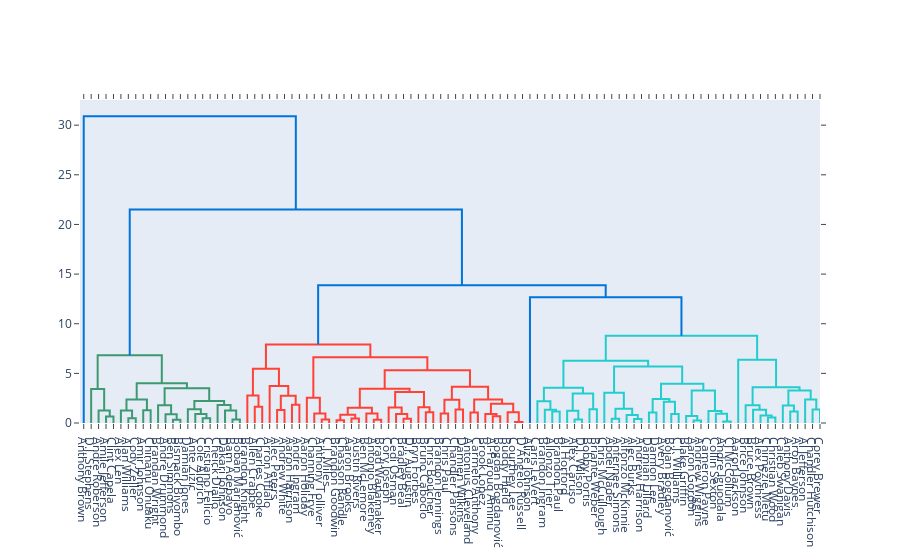

Notebook cell for this chart:
### Code cell
X = df.drop(columns='player').values
y = df.player.values
fig = create_dendrogram(X[:100,], labels=y[:100], color_threshold=10)
fig.show()

### Figure 1 — Plotly figure (JSON) as saved in the notebook; plotly's stock layout.template omitted (floating-point values rounded to 4 significant figures)
{"data": [{"hoverinfo": "text", "marker": {"color": "rgb(61,153,112)"}, "mode": "lines", "type": "scatter", "x": [35, 35, 45, 45], "xaxis": "x", "y": [0, 0.6513, 0.6513, 0], "yaxis": "y"}, {"hoverinfo": "text", "marker": {"color": "rgb(61,153,112)"}, "mode": "lines", "type": "scatter", "x": [25, 25, 40, 40], "xaxis": "x", "y": [0, 1.258, 1.258, 0.6513], "yaxis": "y"}, {"hoverinfo": "text", "marker": {"color": "rgb(61,153,112)"}, "mode": "lines", "type": "scatter", "x": [15, 15, 32.5, 32.5], "xaxis": "x", "y": [0, 3.428, 3.428, 1.258], "yaxis": "y"}, {"hoverinfo": "text", "marker": {"color": "rgb(61,153,112)"}, "mode": "lines", "type": "scatter", "x": [65, 65, 75, 75], "xaxis": "x", "y": [0, 0.4879, 0.4879, 0], "yaxis": "y"}, {"hoverinfo": "text", "marker": {"color": "rgb(61,153,112)"}, "mode": "lines", "type": "scatter", "x": [55, 55, 70, 70], "xaxis": "x", "y": [0, 1.249, 1.249, 0.4879], "yaxis": "y"}, {"hoverinfo": "text", "marker": {"color": "rgb(61,153,112)"}, "mode": "lines", "type": "scatter", "x": [85, 85, 95, 95], "xaxis": "x", "y": [0, 1.28, 1.28, 0], "yaxis": "y"}, {"hoverinfo": "text", "marker": {"color": "rgb(61,153,112)"}, "mode": "lines", "type": "scatter", "x": [62.5, 62.5, 90, 90], "xaxis": "x", "y": [1.249, 2.359, 2.359, 1.28], "yaxis": "y"}, {"hoverinfo": "text", "marker": {"color": "rgb(61,153,112)"}, "mode": "lines", "type": "scatter", "x": [125, 125, 135, 135], "xaxis": "x", "y": [0, 0.3229, 0.3229, 0], "yaxis": "y"}, {"hoverinfo": "text", "marker": {"color": "rgb(61,153,112)"}, "mode": "lines", "type": "scatter", "x": [115, 115, 130, 130], "xaxis": "x", "y": [0, 0.8712, 0.8712, 0.3229], "yaxis": "y"}, {"hoverinfo": "text", "marker": {"color": "rgb(61,153,112)"}, "mode": "lines", "type": "scatter", "x": [105, 105, 122.5, 122.5], "xaxis": "x", "y": [0, 1.79, 1.79, 0.8712], "yaxis": "y"}, {"hoverinfo": "text", "marker": {"color": "rgb(61,153,112)"}, "mode": "lines", "type": "scatter", "x": [165, 165, 175, 175], "xaxis": "x", "y": [0, 0.4716, 0.4716, 0], "yaxis": "y"}, {"hoverinfo": "text", "marker": {"color": "rgb(61,153,112)"}, "mode": "lines", "type": "scatter", "x": [155, 155, 170, 170], "xaxis": "x", "y": [0, 0.904, 0.904, 0.4716], "yaxis": "y"}, {"hoverinfo": "text", "marker": {"color": "rgb(61,153,112)"}, "mode": "lines", "type": "scatter", "x": [145, 145, 162.5, 162.5], "xaxis": "x", "y": [0, 1.385, 1.385, 0.904], "yaxis": "y"}, {"hoverinfo": "text", "marker": {"color": "rgb(61,153,112)"}, "mode": "lines", "type": "scatter", "x": [205, 205, 215, 215], "xaxis": "x", "y": [0, 0.3526, 0.3526, 0], "yaxis": "y"}, {"hoverinfo": "text", "marker": {"color": "rgb(61,153,112)"}, "mode": "lines", "type": "scatter", "x": [195, 195, 210, 210], "xaxis": "x", "y": [0, 1.263, 1.263, 0.3526], "yaxis": "y"}, {"hoverinfo": "text", "marker": {"color": "rgb(61,153,112)"}, "mode": "lines", "type": "scatter", "x": [185, 185, 202.5, 202.5], "xaxis": "x", "y": [0, 1.806, 1.806, 1.263], "yaxis": "y"}, {"hoverinfo": "text", "marker": {"color": "rgb(61,153,112)"}, "mode": "lines", "type": "scatter", "x": [153.8, 153.8, 193.8, 193.8], "xaxis": "x", "y": [1.385, 2.212, 2.212, 1.806], "yaxis": "y"}, {"hoverinfo": "text", "marker": {"color": "rgb(61,153,112)"}, "mode": "lines", "type": "scatter", "x": [113.8, 113.8, 173.8, 173.8], "xaxis": "x", "y": [1.79, 3.505, 3.505, 2.212], "yaxis": "y"}, {"hoverinfo": "text", "marker": {"color": "rgb(61,153,112)"}, "mode": "lines", "type": "scatter", "x": [76.25, 76.25, 143.8, 143.8], "xaxis": "x", "y": [2.359, 3.999, 3.999, 3.505], "yaxis": "y"}, {"hoverinfo": "text", "marker": {"color": "rgb(61,153,112)"}, "mode": "lines", "type": "scatter", "x": [23.75, 23.75, 110, 110], "xaxis": "x", "y": [3.428, 6.814, 6.814, 3.999], "yaxis": "y"}, {"hoverinfo": "text", "marker": {"color": "rgb(255,65,54)"}, "mode": "lines", "type": "scatter", "x": [235, 235, 245, 245], "xaxis": "x", "y": [0, 1.632, 1.632, 0], "yaxis": "y"}, {"hoverinfo": "text", "marker": {"color": "rgb(255,65,54)"}, "mode": "lines", "type": "scatter", "x": [225, 225, 240, 240], "xaxis": "x", "y": [0, 2.771, 2.771, 1.632], "yaxis": "y"}, {"hoverinfo": "text", "marker": {"color": "rgb(255,65,54)"}, "mode": "lines", "type": "scatter", "x": [265, 265, 275, 275], "xaxis": "x", "y": [0, 1.308, 1.308, 0], "yaxis": "y"}, {"hoverinfo": "text", "marker": {"color": "rgb(255,65,54)"}, "mode": "lines", "type": "scatter", "x": [285, 285, 295, 295], "xaxis": "x", "y": [0, 1.833, 1.833, 0], "yaxis": "y"}, {"hoverinfo": "text", "marker": {"color": "rgb(255,65,54)"}, "mode": "lines", "type": "scatter", "x": [270, 270, 290, 290], "xaxis": "x", "y": [1.308, 2.751, 2.751, 1.833], "yaxis": "y"}, {"hoverinfo": "text", "marker": {"color": "rgb(255,65,54)"}, "mode": "lines", "type": "scatter", "x": [255, 255, 280, 280], "xaxis": "x", "y": [0, 3.729, 3.729, 2.751], "yaxis": "y"}, {"hoverinfo": "text", "marker": {"color": "rgb(255,65,54)"}, "mode": "lines", "type": "scatter", "x": [232.5, 232.5, 267.5, 267.5], "xaxis": "x", "y": [2.771, 5.467, 5.467, 3.729], "yaxis": "y"}, {"hoverinfo": "text", "marker": {"color": "rgb(255,65,54)"}, "mode": "lines", "type": "scatter", "x": [325, 325, 335, 335], "xaxis": "x", "y": [0, 0.3526, 0.3526, 0], "yaxis": "y"}, {"hoverinfo": "text", "marker": {"color": "rgb(255,65,54)"}, "mode": "lines", "type": "scatter", "x": [315, 315, 330, 330], "xaxis": "x", "y": [0, 0.9654, 0.9654, 0.3526], "yaxis": "y"}, {"hoverinfo": "text", "marker": {"color": "rgb(255,65,54)"}, "mode": "lines", "type": "scatter", "x": [305, 305, 322.5, 322.5], "xaxis": "x", "y": [0, 2.554, 2.554, 0.9654], "yaxis": "y"}, {"hoverinfo": "text", "marker": {"color": "rgb(255,65,54)"}, "mode": "lines", "type": "scatter", "x": [345, 345, 355, 355], "xaxis": "x", "y": [0, 0.2789, 0.2789, 0], "yaxis": "y"}, {"hoverinfo": "text", "marker": {"color": "rgb(255,65,54)"}, "mode": "lines", "type": "scatter", "x": [365, 365, 375, 375], "xaxis": "x", "y": [0, 0.4548, 0.4548, 0], "yaxis": "y"}, {"hoverinfo": "text", "marker": {"color": "rgb(255,65,54)"}, "mode": "lines", "type": "scatter", "x": [350, 350, 370, 370], "xaxis": "x", "y": [0.2789, 0.835, 0.835, 0.4548], "yaxis": "y"}, {"hoverinfo": "text", "marker": {"color": "rgb(255,65,54)"}, "mode": "lines", "type": "scatter", "x": [395, 395, 405, 405], "xaxis": "x", "y": [0, 0.3235, 0.3235, 0], "yaxis": "y"}, {"hoverinfo": "text", "marker": {"color": "rgb(255,65,54)"}, "mode": "lines", "type": "scatter", "x": [385, 385, 400, 400], "xaxis": "x", "y": [0, 0.9467, 0.9467, 0.3235], "yaxis": "y"}, {"hoverinfo": "text", "marker": {"color": "rgb(255,65,54)"}, "mode": "lines", "type": "scatter", "x": [360, 360, 392.5, 392.5], "xaxis": "x", "y": [0.835, 1.527, 1.527, 0.9467], "yaxis": "y"}, {"hoverinfo": "text", "marker": {"color": "rgb(255,65,54)"}, "mode": "lines", "type": "scatter", "x": [435, 435, 445, 445], "xaxis": "x", "y": [0, 0.4206, 0.4206, 0], "yaxis": "y"}, {"hoverinfo": "text", "marker": {"color": "rgb(255,65,54)"}, "mode": "lines", "type": "scatter", "x": [425, 425, 440, 440], "xaxis": "x", "y": [0, 0.911, 0.911, 0.4206], "yaxis": "y"}, {"hoverinfo": "text", "marker": {"color": "rgb(255,65,54)"}, "mode": "lines", "type": "scatter", "x": [415, 415, 432.5, 432.5], "xaxis": "x", "y": [0, 1.56, 1.56, 0.911], "yaxis": "y"}, {"hoverinfo": "text", "marker": {"color": "rgb(255,65,54)"}, "mode": "lines", "type": "scatter", "x": [465, 465, 475, 475], "xaxis": "x", "y": [0, 1.082, 1.082, 0], "yaxis": "y"}, {"hoverinfo": "text", "marker": {"color": "rgb(255,65,54)"}, "mode": "lines", "type": "scatter", "x": [455, 455, 470, 470], "xaxis": "x", "y": [0, 1.576, 1.576, 1.082], "yaxis": "y"}, {"hoverinfo": "text", "marker": {"color": "rgb(255,65,54)"}, "mode": "lines", "type": "scatter", "x": [423.8, 423.8, 462.5, 462.5], "xaxis": "x", "y": [1.56, 3.113, 3.113, 1.576], "yaxis": "y"}, {"hoverinfo": "text", "marker": {"color": "rgb(255,65,54)"}, "mode": "lines", "type": "scatter", "x": [376.2, 376.2, 443.1, 443.1], "xaxis": "x", "y": [1.527, 3.437, 3.437, 3.113], "yaxis": "y"}, {"hoverinfo": "text", "marker": {"color": "rgb(255,65,54)"}, "mode": "lines", "type": "scatter", "x": [485, 485, 495, 495], "xaxis": "x", "y": [0, 0.9462, 0.9462, 0], "yaxis": "y"}, {"hoverinfo": "text", "marker": {"color": "rgb(255,65,54)"}, "mode": "lines", "type": "scatter", "x": [505, 505, 515, 515], "xaxis": "x", "y": [0, 1.362, 1.362, 0], "yaxis": "y"}, {"hoverinfo": "text", "marker": {"color": "rgb(255,65,54)"}, "mode": "lines", "type": "scatter", "x": [490, 490, 510, 510], "xaxis": "x", "y": [0.9462, 2.337, 2.337, 1.362], "yaxis": "y"}, {"hoverinfo": "text", "marker": {"color": "rgb(255,65,54)"}, "mode": "lines", "type": "scatter", "x": [525, 525, 535, 535], "xaxis": "x", "y": [0, 1.049, 1.049, 0], "yaxis": "y"}, {"hoverinfo": "text", "marker": {"color": "rgb(255,65,54)"}, "mode": "lines", "type": "scatter", "x": [555, 555, 565, 565], "xaxis": "x", "y": [0, 0.6811, 0.6811, 0], "yaxis": "y"}, {"hoverinfo": "text", "marker": {"color": "rgb(255,65,54)"}, "mode": "lines", "type": "scatter", "x": [545, 545, 560, 560], "xaxis": "x", "y": [0, 0.9146, 0.9146, 0.6811], "yaxis": "y"}, {"hoverinfo": "text", "marker": {"color": "rgb(255,65,54)"}, "mode": "lines", "type": "scatter", "x": [585, 585, 595, 595], "xaxis": "x", "y": [0, 0.09116, 0.09116, 0], "yaxis": "y"}, {"hoverinfo": "text", "marker": {"color": "rgb(255,65,54)"}, "mode": "lines", "type": "scatter", "x": [575, 575, 590, 590], "xaxis": "x", "y": [0, 1.095, 1.095, 0.09116], "yaxis": "y"}, {"hoverinfo": "text", "marker": {"color": "rgb(255,65,54)"}, "mode": "lines", "type": "scatter", "x": [552.5, 552.5, 582.5, 582.5], "xaxis": "x", "y": [0.9146, 1.935, 1.935, 1.095], "yaxis": "y"}, {"hoverinfo": "text", "marker": {"color": "rgb(255,65,54)"}, "mode": "lines", "type": "scatter", "x": [530, 530, 567.5, 567.5], "xaxis": "x", "y": [1.049, 2.373, 2.373, 1.935], "yaxis": "y"}, {"hoverinfo": "text", "marker": {"color": "rgb(255,65,54)"}, "mode": "lines", "type": "scatter", "x": [500, 500, 548.8, 548.8], "xaxis": "x", "y": [2.337, 3.661, 3.661, 2.373], "yaxis": "y"}, {"hoverinfo": "text", "marker": {"color": "rgb(255,65,54)"}, "mode": "lines", "type": "scatter", "x": [409.7, 409.7, 524.4, 524.4], "xaxis": "x", "y": [3.437, 5.31, 5.31, 3.661], "yaxis": "y"}, {"hoverinfo": "text", "marker": {"color": "rgb(255,65,54)"}, "mode": "lines", "type": "scatter", "x": [313.8, 313.8, 467.0, 467.0], "xaxis": "x", "y": [2.554, 6.61, 6.61, 5.31], "yaxis": "y"}, {"hoverinfo": "text", "marker": {"color": "rgb(255,65,54)"}, "mode": "lines", "type": "scatter", "x": [250, 250, 390.4, 390.4], "xaxis": "x", "y": [5.467, 7.916, 7.916, 6.61], "yaxis": "y"}, {"hoverinfo": "text", "marker": {"color": "rgb(35,205,205)"}, "mode": "lines", "type": "scatter", "x": [635, 635, 645, 645], "xaxis": "x", "y": [0, 1.162, 1.162, 0], "yaxis": "y"}, {"hoverinfo": "text", "marker": {"color": "rgb(35,205,205)"}, "mode": "lines", "type": "scatter", "x": [625, 625, 640, 640], "xaxis": "x", "y": [0, 1.347, 1.347, 1.162], "yaxis": "y"}, {"hoverinfo": "text", "marker": {"color": "rgb(35,205,205)"}, "mode": "lines", "type": "scatter", "x": [615, 615, 632.5, 632.5], "xaxis": "x", "y": [0, 2.182, 2.182, 1.347], "yaxis": "y"}, {"hoverinfo": "text", "marker": {"color": "rgb(35,205,205)"}, "mode": "lines", "type": "scatter", "x": [665, 665, 675, 675], "xaxis": "x", "y": [0, 0.3476, 0.3476, 0], "yaxis": "y"}, {"hoverinfo": "text", "marker": {"color": "rgb(35,205,205)"}, "mode": "lines", "type": "scatter", "x": [655, 655, 670, 670], "xaxis": "x", "y": [0, 1.233, 1.233, 0.3476], "yaxis": "y"}, {"hoverinfo": "text", "marker": {"color": "rgb(35,205,205)"}, "mode": "lines", "type": "scatter", "x": [685, 685, 695, 695], "xaxis": "x", "y": [0, 1.394, 1.394, 0], "yaxis": "y"}, {"hoverinfo": "text", "marker": {"color": "rgb(35,205,205)"}, "mode": "lines", "type": "scatter", "x": [662.5, 662.5, 690, 690], "xaxis": "x", "y": [1.233, 2.971, 2.971, 1.394], "yaxis": "y"}, {"hoverinfo": "text", "marker": {"color": "rgb(35,205,205)"}, "mode": "lines", "type": "scatter", "x": [623.8, 623.8, 676.2, 676.2], "xaxis": "x", "y": [2.182, 3.553, 3.553, 2.971], "yaxis": "y"}, {"hoverinfo": "text", "marker": {"color": "rgb(35,205,205)"}, "mode": "lines", "type": "scatter", "x": [715, 715, 725, 725], "xaxis": "x", "y": [0, 0.44, 0.44, 0], "yaxis": "y"}, {"hoverinfo": "text", "marker": {"color": "rgb(35,205,205)"}, "mode": "lines", "type": "scatter", "x": [745, 745, 755, 755], "xaxis": "x", "y": [0, 0.3999, 0.3999, 0], "yaxis": "y"}, {"hoverinfo": "text", "marker": {"color": "rgb(35,205,205)"}, "mode": "lines", "type": "scatter", "x": [735, 735, 750, 750], "xaxis": "x", "y": [0, 0.812, 0.812, 0.3999], "yaxis": "y"}, {"hoverinfo": "text", "marker": {"color": "rgb(35,205,205)"}, "mode": "lines", "type": "scatter", "x": [720, 720, 742.5, 742.5], "xaxis": "x", "y": [0.44, 1.427, 1.427, 0.812], "yaxis": "y"}, {"hoverinfo": "text", "marker": {"color": "rgb(35,205,205)"}, "mode": "lines", "type": "scatter", "x": [705, 705, 731.2, 731.2], "xaxis": "x", "y": [0, 3.038, 3.038, 1.427], "yaxis": "y"}, {"hoverinfo": "text", "marker": {"color": "rgb(35,205,205)"}, "mode": "lines", "type": "scatter", "x": [765, 765, 775, 775], "xaxis": "x", "y": [0, 1.058, 1.058, 0], "yaxis": "y"}, {"hoverinfo": "text", "marker": {"color": "rgb(35,205,205)"}, "mode": "lines", "type": "scatter", "x": [795, 795, 805, 805], "xaxis": "x", "y": [0, 0.9004, 0.9004, 0], "yaxis": "y"}, {"hoverinfo": "text", "marker": {"color": "rgb(35,205,205)"}, "mode": "lines", "type": "scatter", "x": [785, 785, 800, 800], "xaxis": "x", "y": [0, 2.15, 2.15, 0.9004], "yaxis": "y"}, {"hoverinfo": "text", "marker": {"color": "rgb(35,205,205)"}, "mode": "lines", "type": "scatter", "x": [770, 770, 792.5, 792.5], "xaxis": "x", "y": [1.058, 2.413, 2.413, 2.15], "yaxis": "y"}, {"hoverinfo": "text", "marker": {"color": "rgb(35,205,205)"}, "mode": "lines", "type": "scatter", "x": [825, 825, 835, 835], "xaxis": "x", "y": [0, 0.2519, 0.2519, 0], "yaxis": "y"}, {"hoverinfo": "text", "marker": {"color": "rgb(35,205,205)"}, "mode": "lines", "type": "scatter", "x": [815, 815, 830, 830], "xaxis": "x", "y": [0, 0.7127, 0.7127, 0.2519], "yaxis": "y"}, {"hoverinfo": "text", "marker": {"color": "rgb(35,205,205)"}, "mode": "lines", "type": "scatter", "x": [865, 865, 875, 875], "xaxis": "x", "y": [0, 0.1451, 0.1451, 0], "yaxis": "y"}, {"hoverinfo": "text", "marker": {"color": "rgb(35,205,205)"}, "mode": "lines", "type": "scatter", "x": [855, 855, 870, 870], "xaxis": "x", "y": [0, 0.9416, 0.9416, 0.1451], "yaxis": "y"}, {"hoverinfo": "text", "marker": {"color": "rgb(35,205,205)"}, "mode": "lines", "type": "scatter", "x": [845, 845, 862.5, 862.5], "xaxis": "x", "y": [0, 1.221, 1.221, 0.9416], "yaxis": "y"}, {"hoverinfo": "text", "marker": {"color": "rgb(35,205,205)"}, "mode": "lines", "type": "scatter", "x": [822.5, 822.5, 853.8, 853.8], "xaxis": "x", "y": [0.7127, 3.278, 3.278, 1.221], "yaxis": "y"}, {"hoverinfo": "text", "marker": {"color": "rgb(35,205,205)"}, "mode": "lines", "type": "scatter", "x": [781.2, 781.2, 838.1, 838.1], "xaxis": "x", "y": [2.413, 3.962, 3.962, 3.278], "yaxis": "y"}, {"hoverinfo": "text", "marker": {"color": "rgb(35,205,205)"}, "mode": "lines", "type": "scatter", "x": [718.1, 718.1, 809.7, 809.7], "xaxis": "x", "y": [3.038, 5.688, 5.688, 3.962], "yaxis": "y"}, {"hoverinfo": "text", "marker": {"color": "rgb(35,205,205)"}, "mode": "lines", "type": "scatter", "x": [650, 650, 763.9, 763.9], "xaxis": "x", "y": [3.553, 6.278, 6.278, 5.688], "yaxis": "y"}, {"hoverinfo": "text", "marker": {"color": "rgb(35,205,205)"}, "mode": "lines", "type": "scatter", "x": [925, 925, 935, 935], "xaxis": "x", "y": [0, 0.5665, 0.5665, 0], "yaxis": "y"}, {"hoverinfo": "text", "marker": {"color": "rgb(35,205,205)"}, "mode": "lines", "type": "scatter", "x": [915, 915, 930, 930], "xaxis": "x", "y": [0, 0.7504, 0.7504, 0.5665], "yaxis": "y"}, {"hoverinfo": "text", "marker": {"color": "rgb(35,205,205)"}, "mode": "lines", "type": "scatter", "x": [905, 905, 922.5, 922.5], "xaxis": "x", "y": [0, 1.345, 1.345, 0.7504], "yaxis": "y"}, {"hoverinfo": "text", "marker": {"color": "rgb(35,205,205)"}, "mode": "lines", "type": "scatter", "x": [895, 895, 913.8, 913.8], "xaxis": "x", "y": [0, 1.776, 1.776, 1.345], "yaxis": "y"}, {"hoverinfo": "text", "marker": {"color": "rgb(35,205,205)"}, "mode": "lines", "type": "scatter", "x": [955, 955, 965, 965], "xaxis": "x", "y": [0, 1.147, 1.147, 0], "yaxis": "y"}, {"hoverinfo": "text", "marker": {"color": "rgb(35,205,205)"}, "mode": "lines", "type": "scatter", "x": [945, 945, 960, 960], "xaxis": "x", "y": [0, 1.761, 1.761, 1.147], "yaxis": "y"}, {"hoverinfo": "text", "marker": {"color": "rgb(35,205,205)"}, "mode": "lines", "type": "scatter", "x": [985, 985, 995, 995], "xaxis": "x", "y": [0, 1.35, 1.35, 0], "yaxis": "y"}, {"hoverinfo": "text", "marker": {"color": "rgb(35,205,205)"}, "mode": "lines", "type": "scatter", "x": [975, 975, 990, 990], "xaxis": "x", "y": [0, 2.369, 2.369, 1.35], "yaxis": "y"}, {"hoverinfo": "text", "marker": {"color": "rgb(35,205,205)"}, "mode": "lines", "type": "scatter", "x": [952.5, 952.5, 982.5, 982.5], "xaxis": "x", "y": [1.761, 3.278, 3.278, 2.369], "yaxis": "y"}, {"hoverinfo": "text", "marker": {"color": "rgb(35,205,205)"}, "mode": "lines", "type": "scatter", "x": [904.4, 904.4, 967.5, 967.5], "xaxis": "x", "y": [1.776, 3.607, 3.607, 3.278], "yaxis": "y"}, {"hoverinfo": "text", "marker": {"color": "rgb(35,205,205)"}, "mode": "lines", "type": "scatter", "x": [885, 885, 935.9, 935.9], "xaxis": "x", "y": [0, 6.361, 6.361, 3.607], "yaxis": "y"}, {"hoverinfo": "text", "marker": {"color": "rgb(35,205,205)"}, "mode": "lines", "type": "scatter", "x": [707.0, 707.0, 910.5, 910.5], "xaxis": "x", "y": [6.278, 8.788, 8.788, 6.361], "yaxis": "y"}, {"hoverinfo": "text", "marker": {"color": "rgb(0,116,217)"}, "mode": "lines", "type": "scatter", "x": [605, 605, 808.7, 808.7], "xaxis": "x", "y": [0, 12.66, 12.66, 8.788], "yaxis": "y"}, {"hoverinfo": "text", "marker": {"color": "rgb(0,116,217)"}, "mode": "lines", "type": "scatter", "x": [320.2, 320.2, 706.9, 706.9], "xaxis": "x", "y": [7.916, 13.87, 13.87, 12.66], "yaxis": "y"}, {"hoverinfo": "text", "marker": {"color": "rgb(0,116,217)"}, "mode": "lines", "type": "scatter", "x": [66.88, 66.88, 513.5, 513.5], "xaxis": "x", "y": [6.814, 21.5, 21.5, 13.87], "yaxis": "y"}, {"hoverinfo": "text", "marker": {"color": "rgb(0,116,217)"}, "mode": "lines", "type": "scatter", "x": [5, 5, 290.2, 290.2], "xaxis": "x", "y": [0, 30.91, 30.91, 21.5], "yaxis": "y"}], "layout": {"autosize": false, "height": null, "hovermode": "closest", "showlegend": false, "width": null, "xaxis": {"mirror": "allticks", "rangemode": "tozero", "showgrid": false, "showline": true, "showticklabels": true, "tickmode": "array", "ticks": "outside", "ticktext": ["Anthony Brown", "D.J. Stephens", "Andre Roberson", "Amile Jefferson", "Clint Capela", "Alex Len", "Alan Williams", "Cody Zeller", "Amir Johnson", "Chinanu Onuaku", "Brandan Wright", "Andre Drummond", "Ben Simmons", "Bismack Biyombo", "Damian Jones", "Ante Žižić", "Cole Aldrich", "Cristiano Felício", "Cheick Diallo", "Dakari Johnson", "Bam Adebayo", "Boban Marjanović", "Brandon Knight", "Allen Crabbe", "Charles Cooke", "Arron Afflalo", "Alec Peters", "Andrew White", "Aaron Harrison", "Andre Ingram", "Aaron Holiday", "Channing Frye", "Anthony Tolliver", "C.J. Miles", "Brandon Goodwin", "Chasson Randle", "Aaron Brooks", "Austin Rivers", "Ben McLemore", "Antonio Blakeney", "Brad Wanamaker", "Cory Joseph", "Cedi Osman", "Bradley Beal", "D.J. Augustin", "Bryn Forbes", "Bruno Caboclo", "Chris Boucher", "Brandon Jennings", "Chris Paul", "Chandler Parsons", "Damien Wilkins", "Antonius Cleveland", "Carmelo Anthony", "Brook Lopez", "Al-Farouq Aminu", "Bogdan Bogdanović", "Buddy Hield", "Courtney Lee", "D'Angelo Russell", "Alize Johnson", "Caris LeVert", "Brandon Ingram", "Allonzo Trier", "Brandon Paul", "Al Horford", "Alex Caruso", "D.J. Wilson", "Bobby Portis", "Briante Weber", "Chris McCullough", "Abdel Nader", "Anfernee Simons", "Alfonzo McKinnie", "Alec Burks", "Andrew Harrison", "Damian Lillard", "Damion Lee", "Avery Bradley", "Bojan Bogdanović", "C.J. Williams", "Blake Griffin", "Aaron Gordon", "Andrew Wiggins", "Cameron Payne", "Collin Sexton", "Andre Iguodala", "CJ McCollum", "Aaron Jackson", "Brice Johnson", "Bruce Brown", "Alex Poythress", "Chimezie Metu", "Christian Wood", "Caleb Swanigan", "Anthony Davis", "Aron Baynes", "Al Jefferson", "Chandler Hutchison", "Corey Brewer"], "tickvals": [5, 15, 25, 35, 45, 55, 65, 75, 85, 95, 105, 115, 125, 135, 145, 155, 165, 175, 185, 195, 205, 215, 225, 235, 245, 255, 265, 275, 285, 295, 305, 315, 325, 335, 345, 355, 365, 375, 385, 395, 405, 415, 425, 435, 445, 455, 465, 475, 485, 495, 505, 515, 525, 535, 545, 555, 565, 575, 585, 595, 605, 615, 625, 635, 645, 655, 665, 675, 685, 695, 705, 715, 725, 735, 745, 755, 765, 775, 785, 795, 805, 815, 825, 835, 845, 855, 865, 875, 885, 895, 905, 915, 925, 935, 945, 955, 965, 975, 985, 995], "type": "linear", "zeroline": false}, "yaxis": {"mirror": "allticks", "rangemode": "tozero", "showgrid": false, "showline": true, "showticklabels": true, "ticks": "outside", "type": "linear", "zeroline": false}}}
